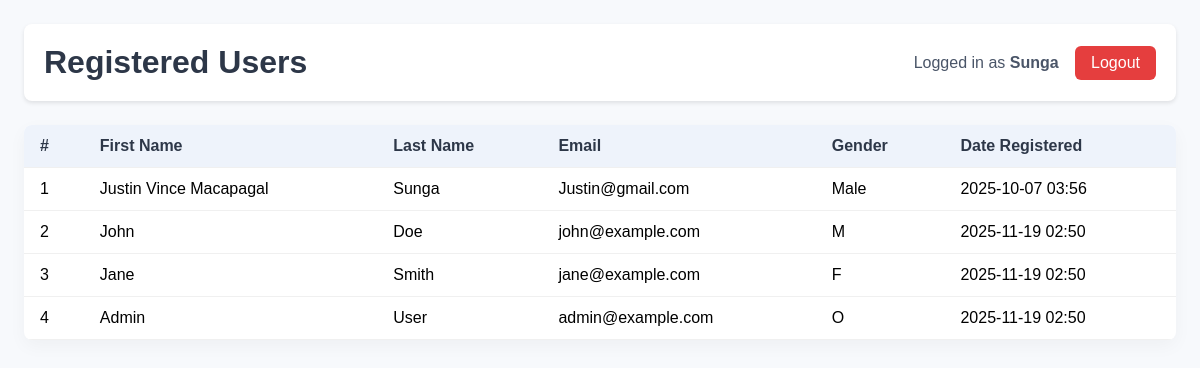
Page /registration/users/ (signed in) on the committed database.
### registration/models.py (models this page shows, shortened)
class UserRegistration(models.Model):
    GENDER_CHOICES = [
        ('M', 'Male'),
        ('F', 'Female'),
        ('O', 'Other'),
    ]
    first_name = models.CharField(max_length=100)
    last_name = models.CharField(max_length=100)
    email = models.EmailField(unique=True)
    password = models.CharField(max_length=128)
    gender = models.CharField(max_length=1, choices=GENDER_CHOICES, blank=True, null=True)
    date_registered = models.DateTimeField(auto_now_add=True)

### registration/views.py (the view)
    def wrapper(request, *args, **kwargs):
        if not request.session.get('user_id'):
            return redirect(f"{reverse('registration:login_html')}?next={request.path}")
        return fn(request, *args, **kwargs)

### registration/views.py (called while the page is built)
def login_required_view(fn):
    def wrapper(request, *args, **kwargs):
        if not request.session.get('user_id'):
            return redirect(f"{reverse('registration:login_html')}?next={request.path}")
        return fn(request, *args, **kwargs)
    wrapper.__name__ = fn.__name__
    return wrapper

@login_required_view
def users_html(request):
    users = UserRegistration.objects.all().order_by('id')
    return render(request, 'registration/users_list.html', {
        'users': users,
        'current_user': request.session.get('user_name')
    })

### registration/templates/registration/users_list.html (shortened to what this page needs)
<!doctype html>
<html>
<head>
</head>
<body>
  <div class="container">
    <div class="top">
      <h1 style="margin:0; color: #2d3748;">Registered Users</h1>
      <div class="user-info">
        Logged in as <strong>{{ current_user }}</strong>
        <a href="{% url 'registration:logout_html' %}" class="button logout" style="margin-left: 12px;">Logout</a>
      </div>
    </div>
    <table>
      <thead>
        <tr>
          <th>#</th>
          <th>First Name</th>
          <th>Last Name</th>
          <th>Email</th>
          <th>Gender</th>
          <th>Date Registered</th>
        </tr>
      </thead>
      <tbody>
        {% for user in users %}
        <tr>
          <td>{{ forloop.counter }}</td>
          <td>{{ user.first_name }}</td>
          <td>{{ user.last_name }}</td>
          <td>{{ user.email }}</td>
          <td>{{ user.gender|default:"N/A" }}</td>
          <td>{{ user.date_registered|date:"Y-m-d H:i" }}</td>
        </tr>
        {% empty %}
        <tr>
          <td colspan="6" class="no-users">
            No users registered yet.
          </td>
        </tr>
        {% endfor %}
      </tbody>
    </table>
  </div>
</body>
</html>

### registration/templates/registration/users_list.html (style rules this page uses)
body { font-family: Arial, sans-serif; padding: 24px; background: #f7f9fc; margin: 0; }
.container { max-width: 1200px; margin: 0 auto; }
.top { display: flex; justify-content: space-between; align-items: center; margin-bottom: 24px; background: white; padding: 20px; border-radius: 8px; box-shadow: 0 2px 4px rgba(0,0,0,0.1); }
table { width: 100%; border-collapse: collapse; background: white; border-radius: 8px; overflow: hidden; box-shadow: 0 6px 18px rgba(0,0,0,0.04); }
th, td { padding: 12px 16px; text-align: left; border-bottom: 1px solid #f0f0f0; }
th { background: #eef3fb; font-weight: 700; color: #2d3748; }
.button { padding: 8px 16px; background: #2b6cb0; color: white; border-radius: 6px; text-decoration: none; display: inline-block; }
.button.logout { background: #e53e3e; }
.user-info { color: #4a5568; }

### rows in the picture
UserRegistration: last_name "Sunga", first_name "Justin Vince Macapagal", email "Justin@gmail.com", gender "Male", date_registered "2025-10-07 03:56"
UserRegistration: first_name "John", last_name "Doe", email "john@example.com", gender "M", date_registered "2025-11-19 02:50"
UserRegistration: first_name "Jane", last_name "Smith", email "jane@example.com", gender "F", date_registered "2025-11-19 02:50"
UserRegistration: first_name "Admin", last_name "User", email "admin@example.com", gender "O", date_registered "2025-11-19 02:50"
